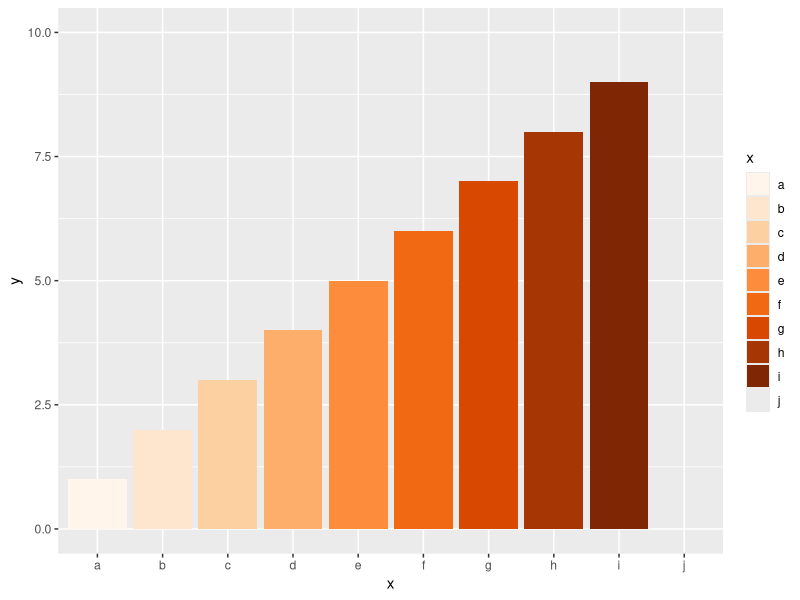

Generate this figure with R:
data <- data.frame(x = letters[1:10],y = 1:10)
data
data
install.packages("ggplot2")                  
library("ggplot2")
ggp <- ggplot(data, aes(x, y, fill = x)) +geom_bar(stat = "identity")
ggp+scale_fill_brewer(palette = 7, direction = 1) 
